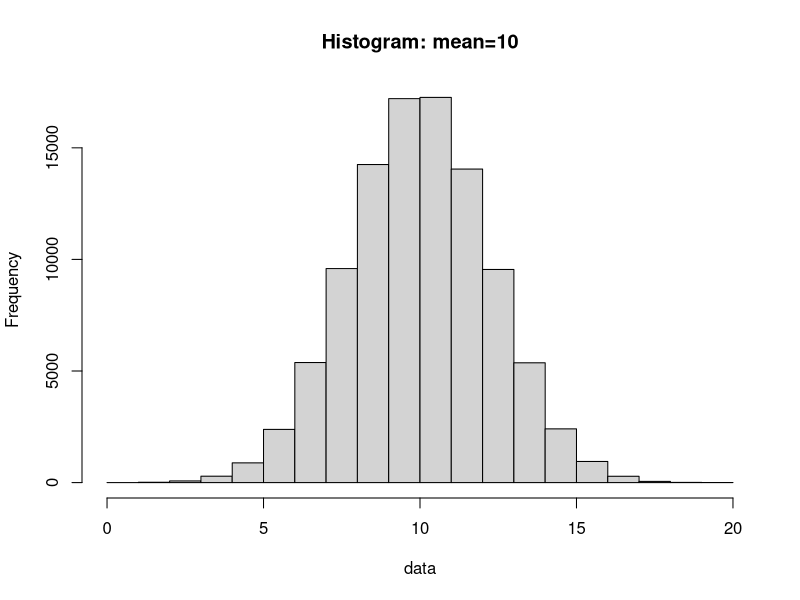
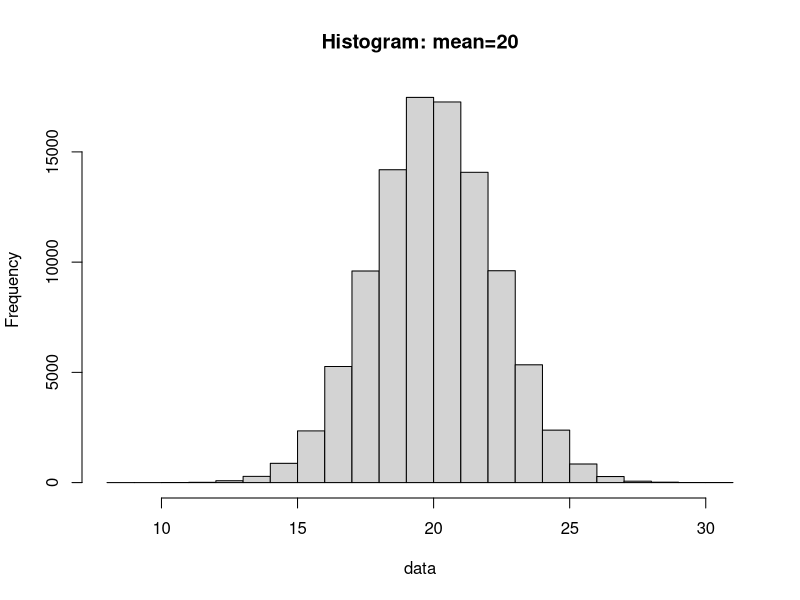
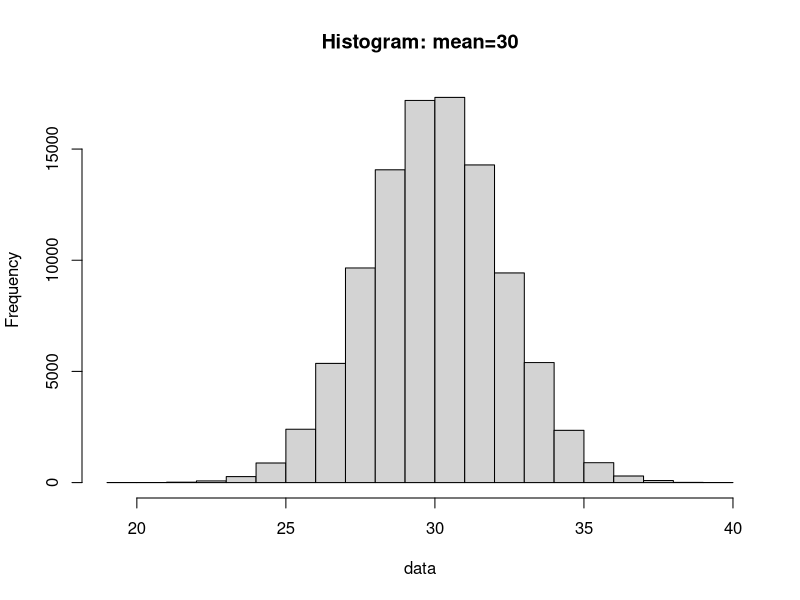
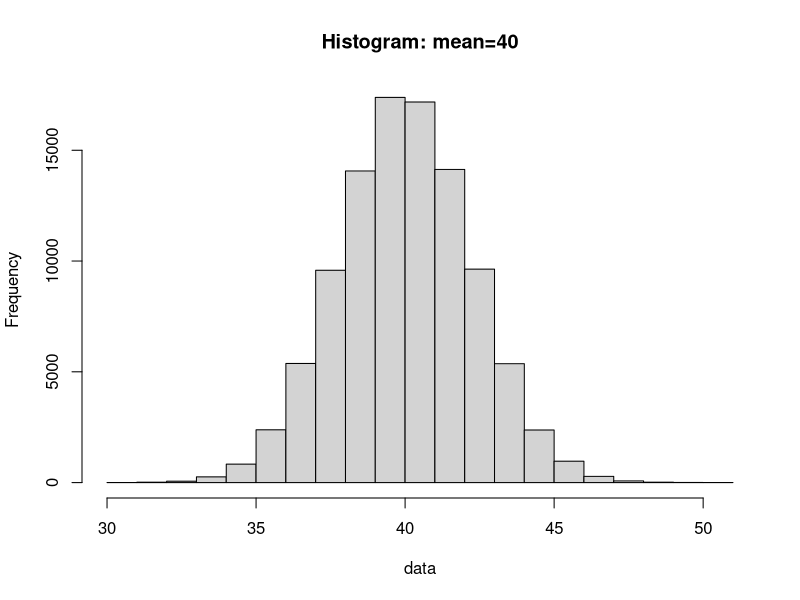
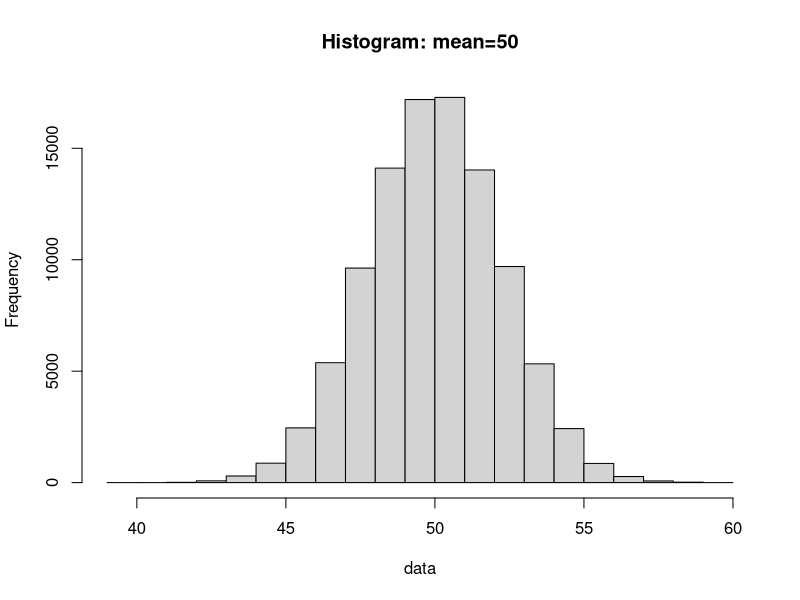
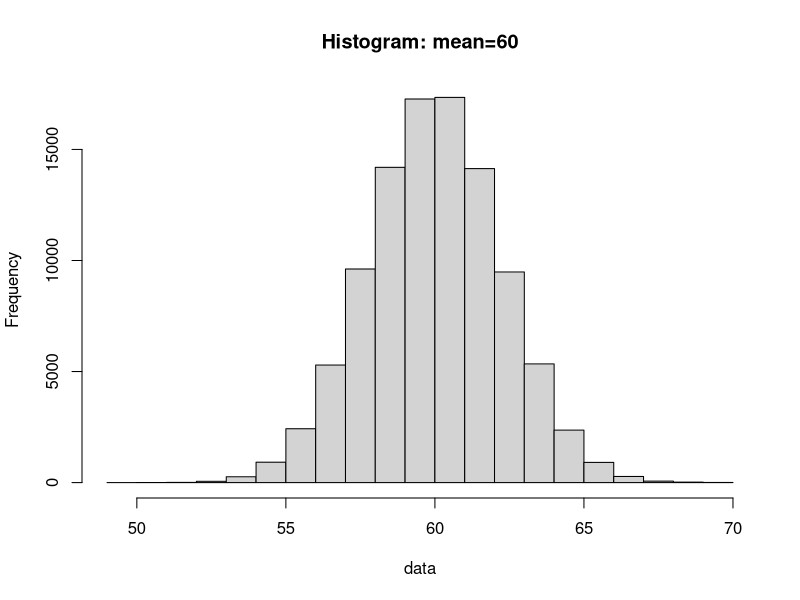
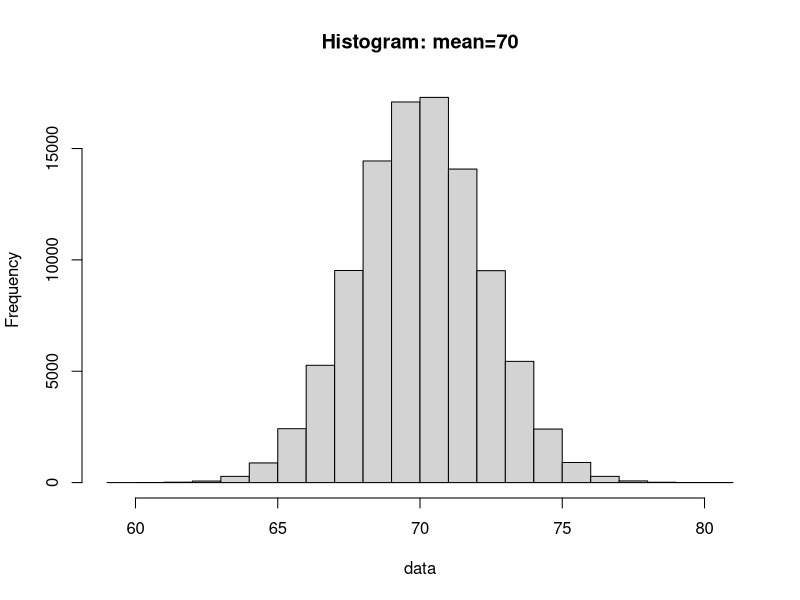
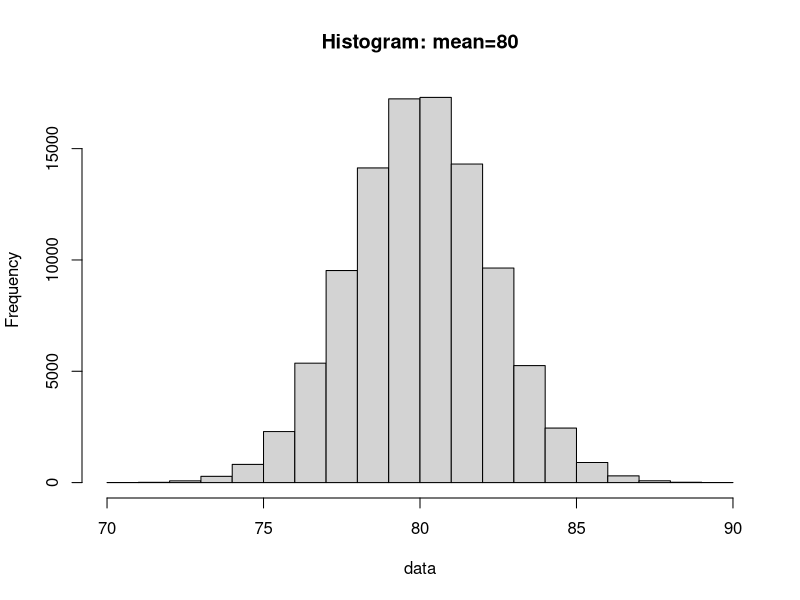

The R source for these figures, in order:
# Exercise 2
# This code generates 20 sets of samples of size n=100k. 
# Each sample is drawn from a N(mu_i,5) for i={1,2,...,20} where mu_{1:20} = {10, 20, 30 ,...180,190,200}. 
# Note that it takes 5 seconds to generate a sample.
# The code generates a histogram for each set and saves it as a pdf. 
# We use 1 processors

setNum<-20
# Create a wrapper for the function
histCreate<- function(filetitle){
  Sys.sleep(5) # Forces a 5 second wait 
  data<-rnorm(100000,mean=10*filetitle,sd=sqrt(5)) # Draw 100k samples from N(mu,5)
  pdf(paste("Histogram",filetitle,".pdf",sep="")) # Create Histogram PDF
  hist(data, main =paste("Histogram: mean=",10*filetitle,sep=""))
  dev.off()
  return(data)
  
}

# run this using a for loop
findata<-matrix(NA,nrow=100000,ncol=20)
for(i in 1:setNum){
  print(paste("Generating Sample #",i))
  findata[,i]<-histCreate(i)
}
save(findata,file="findata.RData")